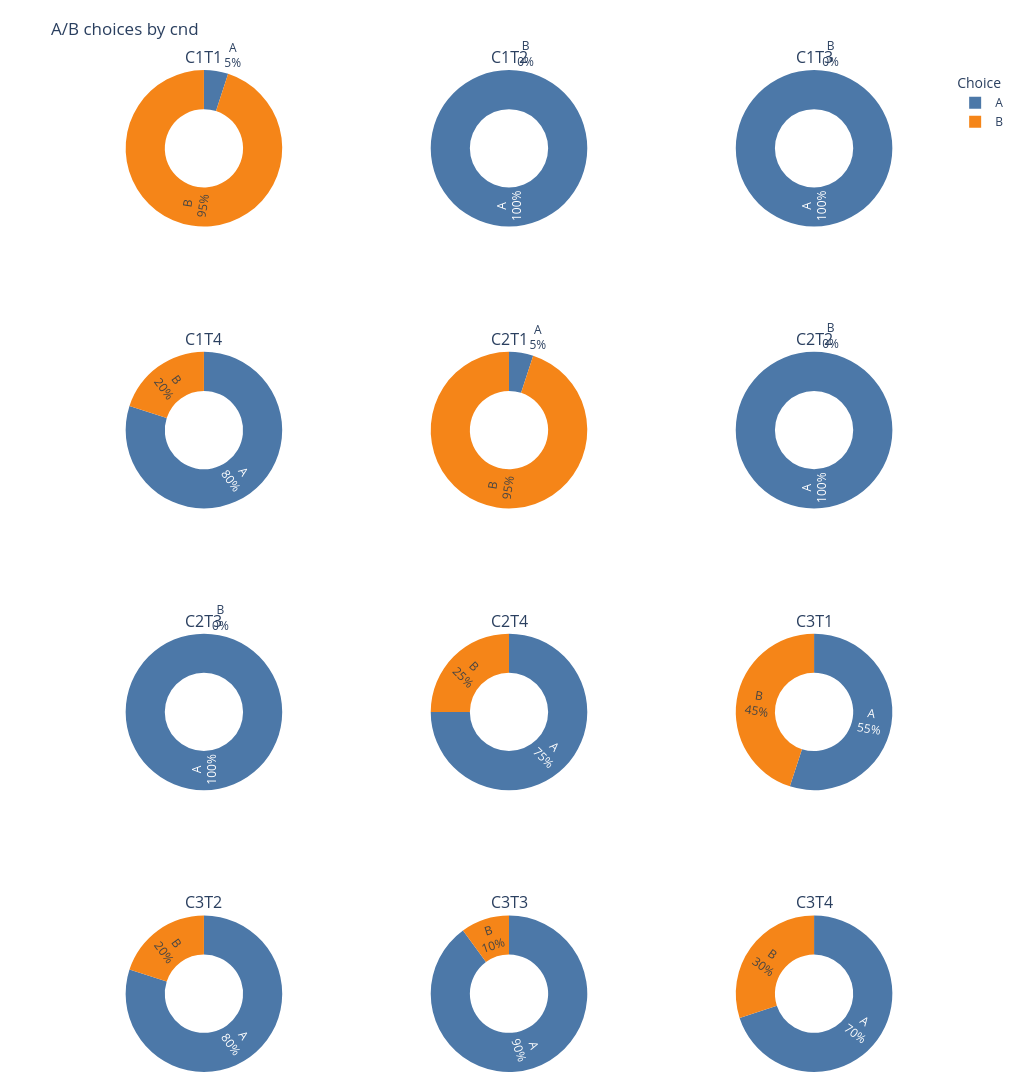
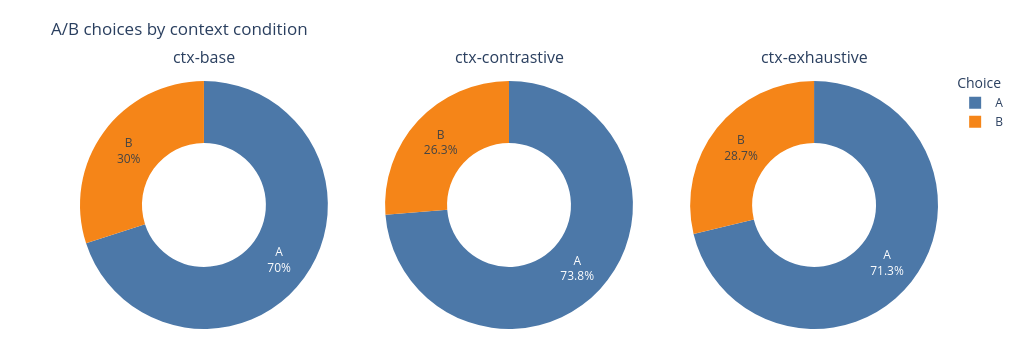
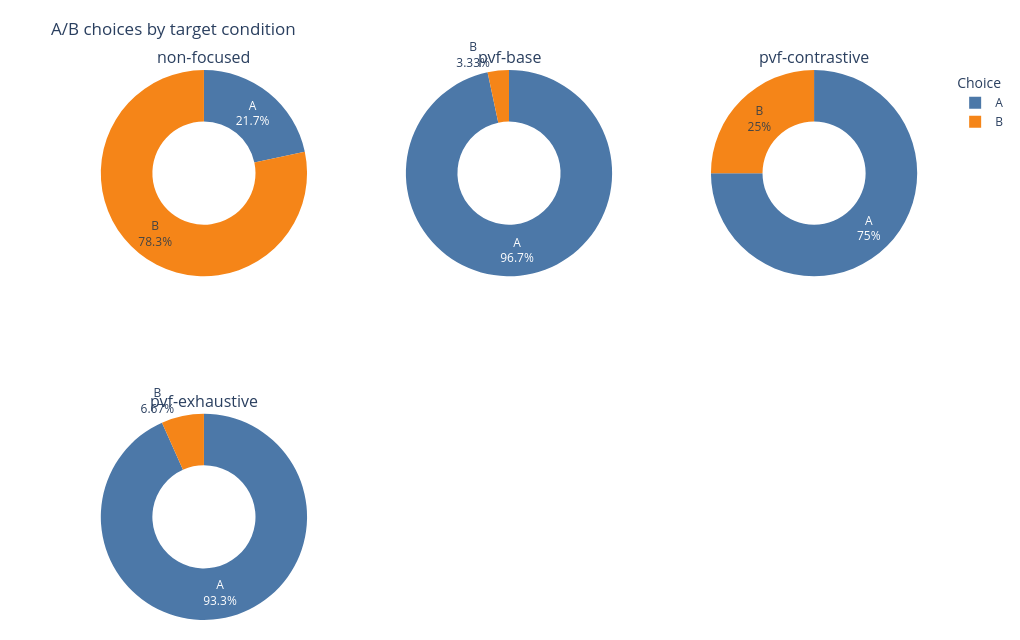

The cell these charts' notebook holds for them, in order:
### Code cell
choice_data = plot_trials.dropna(subset=['choice_ab']).copy()
if choice_data.empty:
    raise ValueError('No mapped A/B choices available for donut plots')

def choice_donut_figure(data, condition):
    levels = sorted(data[condition].dropna().unique(), key=str)
    columns = min(3, len(levels))
    rows = math.ceil(len(levels) / columns)
    specs = [
        [{'type': 'domain'} if column < len(levels) - row * columns else None
         for column in range(columns)]
        for row in range(rows)
    ]
    figure = make_subplots(
        rows=rows, cols=columns, specs=specs,
        subplot_titles=[str(level) for level in levels]
    )
    for index, level in enumerate(levels):
        row, column = divmod(index, columns)
        counts = (
            data.loc[data[condition].eq(level), 'choice_ab']
            .value_counts().reindex(['A', 'B'], fill_value=0)
        )
        figure.add_trace(
            go.Pie(
                labels=counts.index, values=counts.values, hole=0.5, sort=False,
                textinfo='label+percent', showlegend=index == 0,
                marker={'colors': ['#4C78A8', '#F58518']},
                hovertemplate='<b>Choice %{label}</b><br>Trials: %{value}<br>Share: %{percent}<extra></extra>'
            ), row=row + 1, col=column + 1
        )
    figure.update_layout(
        title=f'A/B choices by {condition.replace("_", " ")}',
        height=max(360, rows * 320), width=max(700, columns * 340),
        legend_title_text='Choice', margin={'t': 70, 'b': 20}
    )
    return figure

choice_donut_figures = {}
for condition in condition_columns:
    choice_donut_figures[condition] = choice_donut_figure(choice_data, condition)
    choice_donut_figures[condition].show()

### Figure 1 — Plotly figure (JSON) as saved in the notebook; plotly's stock layout.template omitted (floating-point values rounded to 4 significant figures)
{"data": [{"domain": {"x": [0, 0.2889], "y": [0.8438, 1]}, "hole": 0.5, "hovertemplate": "<b>Choice %{label}</b><br>Trials: %{value}<br>Share: %{percent}<extra></extra>", "labels": ["A", "B"], "marker": {"colors": ["#4C78A8", "#F58518"]}, "showlegend": true, "sort": false, "textinfo": "label+percent", "type": "pie", "values": [1, 19]}, {"domain": {"x": [0.3556, 0.6444], "y": [0.8438, 1]}, "hole": 0.5, "hovertemplate": "<b>Choice %{label}</b><br>Trials: %{value}<br>Share: %{percent}<extra></extra>", "labels": ["A", "B"], "marker": {"colors": ["#4C78A8", "#F58518"]}, "showlegend": false, "sort": false, "textinfo": "label+percent", "type": "pie", "values": [20, 0]}, {"domain": {"x": [0.7111, 1], "y": [0.8438, 1]}, "hole": 0.5, "hovertemplate": "<b>Choice %{label}</b><br>Trials: %{value}<br>Share: %{percent}<extra></extra>", "labels": ["A", "B"], "marker": {"colors": ["#4C78A8", "#F58518"]}, "showlegend": false, "sort": false, "textinfo": "label+percent", "type": "pie", "values": [20, 0]}, {"domain": {"x": [0, 0.2889], "y": [0.5625, 0.7188]}, "hole": 0.5, "hovertemplate": "<b>Choice %{label}</b><br>Trials: %{value}<br>Share: %{percent}<extra></extra>", "labels": ["A", "B"], "marker": {"colors": ["#4C78A8", "#F58518"]}, "showlegend": false, "sort": false, "textinfo": "label+percent", "type": "pie", "values": [16, 4]}, {"domain": {"x": [0.3556, 0.6444], "y": [0.5625, 0.7188]}, "hole": 0.5, "hovertemplate": "<b>Choice %{label}</b><br>Trials: %{value}<br>Share: %{percent}<extra></extra>", "labels": ["A", "B"], "marker": {"colors": ["#4C78A8", "#F58518"]}, "showlegend": false, "sort": false, "textinfo": "label+percent", "type": "pie", "values": [1, 19]}, {"domain": {"x": [0.7111, 1], "y": [0.5625, 0.7188]}, "hole": 0.5, "hovertemplate": "<b>Choice %{label}</b><br>Trials: %{value}<br>Share: %{percent}<extra></extra>", "labels": ["A", "B"], "marker": {"colors": ["#4C78A8", "#F58518"]}, "showlegend": false, "sort": false, "textinfo": "label+percent", "type": "pie", "values": [20, 0]}, {"domain": {"x": [0, 0.2889], "y": [0.2812, 0.4375]}, "hole": 0.5, "hovertemplate": "<b>Choice %{label}</b><br>Trials: %{value}<br>Share: %{percent}<extra></extra>", "labels": ["A", "B"], "marker": {"colors": ["#4C78A8", "#F58518"]}, "showlegend": false, "sort": false, "textinfo": "label+percent", "type": "pie", "values": [20, 0]}, {"domain": {"x": [0.3556, 0.6444], "y": [0.2812, 0.4375]}, "hole": 0.5, "hovertemplate": "<b>Choice %{label}</b><br>Trials: %{value}<br>Share: %{percent}<extra></extra>", "labels": ["A", "B"], "marker": {"colors": ["#4C78A8", "#F58518"]}, "showlegend": false, "sort": false, "textinfo": "label+percent", "type": "pie", "values": [15, 5]}, {"domain": {"x": [0.7111, 1], "y": [0.2812, 0.4375]}, "hole": 0.5, "hovertemplate": "<b>Choice %{label}</b><br>Trials: %{value}<br>Share: %{percent}<extra></extra>", "labels": ["A", "B"], "marker": {"colors": ["#4C78A8", "#F58518"]}, "showlegend": false, "sort": false, "textinfo": "label+percent", "type": "pie", "values": [11, 9]}, {"domain": {"x": [0, 0.2889], "y": [0, 0.1562]}, "hole": 0.5, "hovertemplate": "<b>Choice %{label}</b><br>Trials: %{value}<br>Share: %{percent}<extra></extra>", "labels": ["A", "B"], "marker": {"colors": ["#4C78A8", "#F58518"]}, "showlegend": false, "sort": false, "textinfo": "label+percent", "type": "pie", "values": [16, 4]}, {"domain": {"x": [0.3556, 0.6444], "y": [0, 0.1562]}, "hole": 0.5, "hovertemplate": "<b>Choice %{label}</b><br>Trials: %{value}<br>Share: %{percent}<extra></extra>", "labels": ["A", "B"], "marker": {"colors": ["#4C78A8", "#F58518"]}, "showlegend": false, "sort": false, "textinfo": "label+percent", "type": "pie", "values": [18, 2]}, {"domain": {"x": [0.7111, 1], "y": [0, 0.1562]}, "hole": 0.5, "hovertemplate": "<b>Choice %{label}</b><br>Trials: %{value}<br>Share: %{percent}<extra></extra>", "labels": ["A", "B"], "marker": {"colors": ["#4C78A8", "#F58518"]}, "showlegend": false, "sort": false, "textinfo": "label+percent", "type": "pie", "values": [14, 6]}], "layout": {"annotations": [{"font": {"size": 16}, "showarrow": false, "text": "C1T1", "x": 0.1444, "xanchor": "center", "xref": "paper", "y": 1, "yanchor": "bottom", "yref": "paper"}, {"font": {"size": 16}, "showarrow": false, "text": "C1T2", "x": 0.5, "xanchor": "center", "xref": "paper", "y": 1, "yanchor": "bottom", "yref": "paper"}, {"font": {"size": 16}, "showarrow": false, "text": "C1T3", "x": 0.8556, "xanchor": "center", "xref": "paper", "y": 1, "yanchor": "bottom", "yref": "paper"}, {"font": {"size": 16}, "showarrow": false, "text": "C1T4", "x": 0.1444, "xanchor": "center", "xref": "paper", "y": 0.7188, "yanchor": "bottom", "yref": "paper"}, {"font": {"size": 16}, "showarrow": false, "text": "C2T1", "x": 0.5, "xanchor": "center", "xref": "paper", "y": 0.7188, "yanchor": "bottom", "yref": "paper"}, {"font": {"size": 16}, "showarrow": false, "text": "C2T2", "x": 0.8556, "xanchor": "center", "xref": "paper", "y": 0.7188, "yanchor": "bottom", "yref": "paper"}, {"font": {"size": 16}, "showarrow": false, "text": "C2T3", "x": 0.1444, "xanchor": "center", "xref": "paper", "y": 0.4375, "yanchor": "bottom", "yref": "paper"}, {"font": {"size": 16}, "showarrow": false, "text": "C2T4", "x": 0.5, "xanchor": "center", "xref": "paper", "y": 0.4375, "yanchor": "bottom", "yref": "paper"}, {"font": {"size": 16}, "showarrow": false, "text": "C3T1", "x": 0.8556, "xanchor": "center", "xref": "paper", "y": 0.4375, "yanchor": "bottom", "yref": "paper"}, {"font": {"size": 16}, "showarrow": false, "text": "C3T2", "x": 0.1444, "xanchor": "center", "xref": "paper", "y": 0.1562, "yanchor": "bottom", "yref": "paper"}, {"font": {"size": 16}, "showarrow": false, "text": "C3T3", "x": 0.5, "xanchor": "center", "xref": "paper", "y": 0.1562, "yanchor": "bottom", "yref": "paper"}, {"font": {"size": 16}, "showarrow": false, "text": "C3T4", "x": 0.8556, "xanchor": "center", "xref": "paper", "y": 0.1562, "yanchor": "bottom", "yref": "paper"}], "height": 1280, "legend": {"title": {"text": "Choice"}}, "margin": {"b": 20, "t": 70}, "title": {"text": "A/B choices by cnd"}, "width": 1020}}

### Figure 2 — Plotly figure (JSON) as saved in the notebook; plotly's stock layout.template omitted (floating-point values rounded to 4 significant figures)
{"data": [{"domain": {"x": [0, 0.2889], "y": [0, 1]}, "hole": 0.5, "hovertemplate": "<b>Choice %{label}</b><br>Trials: %{value}<br>Share: %{percent}<extra></extra>", "labels": ["A", "B"], "marker": {"colors": ["#4C78A8", "#F58518"]}, "showlegend": true, "sort": false, "textinfo": "label+percent", "type": "pie", "values": [56, 24]}, {"domain": {"x": [0.3556, 0.6444], "y": [0, 1]}, "hole": 0.5, "hovertemplate": "<b>Choice %{label}</b><br>Trials: %{value}<br>Share: %{percent}<extra></extra>", "labels": ["A", "B"], "marker": {"colors": ["#4C78A8", "#F58518"]}, "showlegend": false, "sort": false, "textinfo": "label+percent", "type": "pie", "values": [59, 21]}, {"domain": {"x": [0.7111, 1], "y": [0, 1]}, "hole": 0.5, "hovertemplate": "<b>Choice %{label}</b><br>Trials: %{value}<br>Share: %{percent}<extra></extra>", "labels": ["A", "B"], "marker": {"colors": ["#4C78A8", "#F58518"]}, "showlegend": false, "sort": false, "textinfo": "label+percent", "type": "pie", "values": [57, 23]}], "layout": {"annotations": [{"font": {"size": 16}, "showarrow": false, "text": "ctx-base", "x": 0.1444, "xanchor": "center", "xref": "paper", "y": 1, "yanchor": "bottom", "yref": "paper"}, {"font": {"size": 16}, "showarrow": false, "text": "ctx-contrastive", "x": 0.5, "xanchor": "center", "xref": "paper", "y": 1, "yanchor": "bottom", "yref": "paper"}, {"font": {"size": 16}, "showarrow": false, "text": "ctx-exhaustive", "x": 0.8556, "xanchor": "center", "xref": "paper", "y": 1, "yanchor": "bottom", "yref": "paper"}], "height": 360, "legend": {"title": {"text": "Choice"}}, "margin": {"b": 20, "t": 70}, "title": {"text": "A/B choices by context condition"}, "width": 1020}}

### Figure 3 — Plotly figure (JSON) as saved in the notebook; plotly's stock layout.template omitted (floating-point values rounded to 4 significant figures)
{"data": [{"domain": {"x": [0, 0.2889], "y": [0.625, 1]}, "hole": 0.5, "hovertemplate": "<b>Choice %{label}</b><br>Trials: %{value}<br>Share: %{percent}<extra></extra>", "labels": ["A", "B"], "marker": {"colors": ["#4C78A8", "#F58518"]}, "showlegend": true, "sort": false, "textinfo": "label+percent", "type": "pie", "values": [13, 47]}, {"domain": {"x": [0.3556, 0.6444], "y": [0.625, 1]}, "hole": 0.5, "hovertemplate": "<b>Choice %{label}</b><br>Trials: %{value}<br>Share: %{percent}<extra></extra>", "labels": ["A", "B"], "marker": {"colors": ["#4C78A8", "#F58518"]}, "showlegend": false, "sort": false, "textinfo": "label+percent", "type": "pie", "values": [58, 2]}, {"domain": {"x": [0.7111, 1], "y": [0.625, 1]}, "hole": 0.5, "hovertemplate": "<b>Choice %{label}</b><br>Trials: %{value}<br>Share: %{percent}<extra></extra>", "labels": ["A", "B"], "marker": {"colors": ["#4C78A8", "#F58518"]}, "showlegend": false, "sort": false, "textinfo": "label+percent", "type": "pie", "values": [45, 15]}, {"domain": {"x": [0, 0.2889], "y": [0, 0.375]}, "hole": 0.5, "hovertemplate": "<b>Choice %{label}</b><br>Trials: %{value}<br>Share: %{percent}<extra></extra>", "labels": ["A", "B"], "marker": {"colors": ["#4C78A8", "#F58518"]}, "showlegend": false, "sort": false, "textinfo": "label+percent", "type": "pie", "values": [56, 4]}], "layout": {"annotations": [{"font": {"size": 16}, "showarrow": false, "text": "non-focused", "x": 0.1444, "xanchor": "center", "xref": "paper", "y": 1, "yanchor": "bottom", "yref": "paper"}, {"font": {"size": 16}, "showarrow": false, "text": "pvf-base", "x": 0.5, "xanchor": "center", "xref": "paper", "y": 1, "yanchor": "bottom", "yref": "paper"}, {"font": {"size": 16}, "showarrow": false, "text": "pvf-contrastive", "x": 0.8556, "xanchor": "center", "xref": "paper", "y": 1, "yanchor": "bottom", "yref": "paper"}, {"font": {"size": 16}, "showarrow": false, "text": "pvf-exhaustive", "x": 0.1444, "xanchor": "center", "xref": "paper", "y": 0.375, "yanchor": "bottom", "yref": "paper"}], "height": 640, "legend": {"title": {"text": "Choice"}}, "margin": {"b": 20, "t": 70}, "title": {"text": "A/B choices by target condition"}, "width": 1020}}
